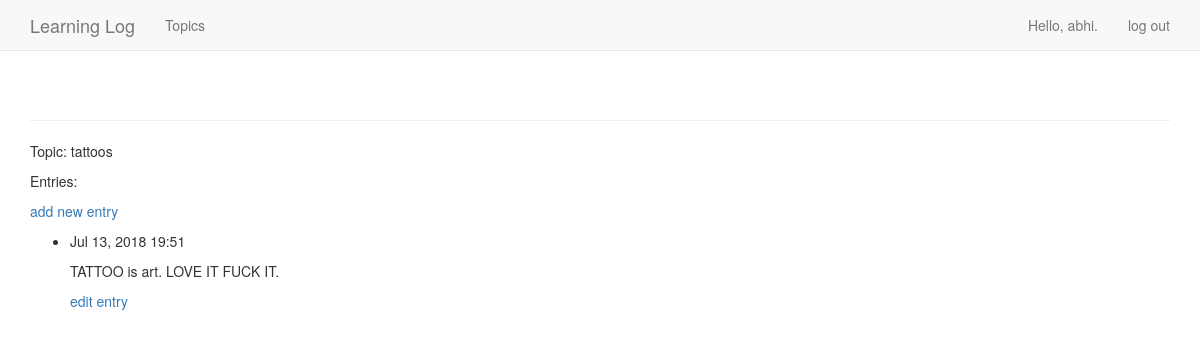
The app's page /topics/1/ (signed in), older data.
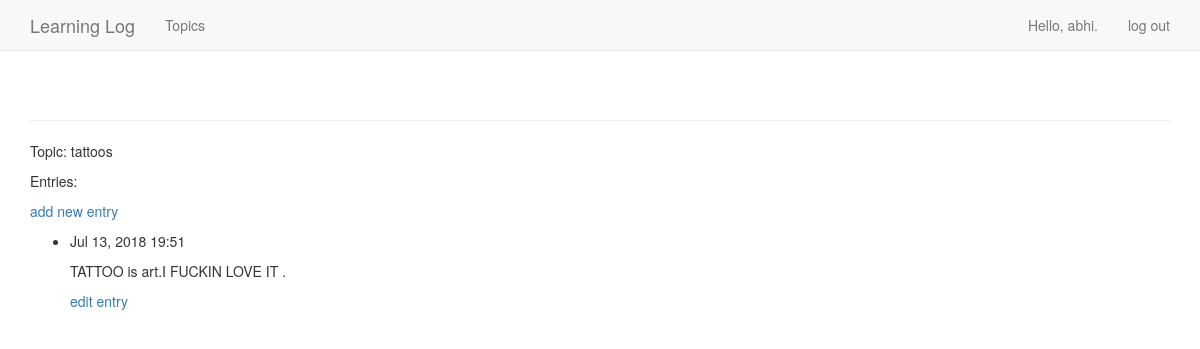
The same page, newer data.
### learning_logs/models.py (models this page shows, shortened)
class Entry(models.Model):
    topic = models.ForeignKey('Topic', on_delete=models.PROTECT)
    text = models.TextField()
    date_added = models.DateTimeField(auto_now_add=True)
    class Meta:
        verbose_name_plural = 'entries'

### learning_logs/views.py (the view)
# urls.py: url(r'^topics/(?P<topic_id>\d+)/$', views.topic, name='topic'),
@login_required
def topic(request, topic_id):
    topic = Topic.objects.get(id=topic_id)
    entries = topic.entry_set.order_by('-date_added')
    context = {'topic': topic, 'entries': entries}
    return render(request, 'learning_logs/topic.html', context)

### learning_logs/models.py (called while the page is built)
    def __str__(self):
        return self.text

### learning_logs/templates/learning_logs/topic.html
{% extends 'learning_logs/base.html' %}
{% block content %}
  <p>Topic: {{ topic }}</p>
  <p>Entries:</p>
  <p>
      <a href="{% url 'learning_logs:new_entry' topic.id %}">add new entry</a>
  </p>
  <ul>
  {% for entry in entries %}
    <li>
      <p>{{ entry.date_added|date:'M d, Y H:i' }}</p>
      <p>{{ entry.text|linebreaks }}</p>
      <p>
        <a href="{% url 'learning_logs:edit_entry' entry.id %}">edit entry</a>
      </p>
    </li>
  {% empty %}
    <li>
      There are no entries for this topic yet.
    </li>
  {% endfor %}
  </ul>
{% endblock content %}

Row changes from the older to the newer data that the page shows:
changed Entry: text "TATTOO is art. LOVE IT FUCK IT." → "TATTOO is art.I FUCKIN LOVE IT ."
